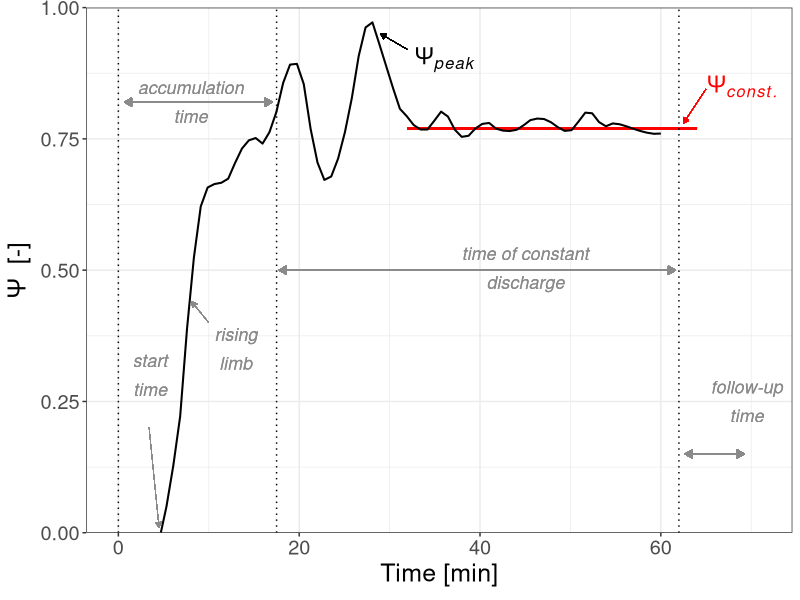

Source code (R):
library("tidyverse")

# ~~~~~~~~~~~~~~~~~~~~~~~~~~~~~~~~~~~~~~~~~~~~~~~~~~~~~~~~~~~~~~~~~~~~~~~~~~~~~~~~~~~~~~~~~~~~~~~~~
# Load data ----
# ~~~~~~~~~~~~~~~~~~~~~~~~~~~~~~~~~~~~~~~~~~~~~~~~~~~~~~~~~~~~~~~~~~~~~~~~~~~~~~~~~~~~~~~~~~~~~~~~~

dat <- read_csv("dat/interim/plt_irrigation_example.csv") 

# Basic line plot with points
p1 <- ggplot(data = dat, aes(x = t, y = AK, group = type)) +
  theme_bw() 
  p1 <- ggplot(data = dat, aes(x = t, y = AK, group = type)) +
  theme_bw() +
  theme(
    text = element_text(size = 18),
    legend.position = "none",
    axis.title.y.right = element_text(color = "blue"),
    axis.text.y.right = element_text(color = "blue"),
    axis.line.y.right = element_line(color = "blue"),
    axis.ticks.y.right = element_line(color = "blue")
  ) +
  xlab(expression(Time ~ "[min]")) +
  ylab(expression(Psi ~ " [-]")) +
  scale_y_continuous(expand = c(0, 0)) +
  coord_cartesian(xlim = c(0, 71), ylim = c(0, 1)) +
    geom_segment(aes(x = 32, xend = 64, y = 0.77, yend = 0.77), linetype = "solid", color = "red", size = 0.7) +
  geom_smooth(aes(color = type, size = type, linetype = type), method = "loess", se = FALSE, span = 0.15) +
  scale_linetype_manual(values = c("solid", "solid", "dashed")) +
  scale_color_manual(values = c("black", "blue", "royalblue1")) +
  scale_size_manual(values = c(0.7, 0.7, 0.7)) +
  geom_vline(xintercept = 0, linetype = "dotted", color = "black", size = 0.5) +
  geom_vline(xintercept = 17.5, linetype = "dotted", color = "black", size = 0.5) +
  geom_vline(xintercept = 62, linetype = "dotted", color = "black", size = 0.5) +
  geom_segment(aes(x = 32, y = 0.92, xend = 29, yend = 0.95), size = 0.2, arrow = arrow(length = unit(1.5, "mm"), type = "closed")) +
  annotate("text", x = 36, y = 0.90, label = expression(Psi[italic(peak)]), size = 6) +
  geom_segment(aes(x = 65, y = 0.845, xend = 62.5, yend = 0.78), size = 0.2, color = "red", arrow = arrow(length = unit(1.5, "mm"), type = "closed")) +
  annotate("text", x = 69, y = 0.85, label = expression(Psi[italic(const.)]), size = 6, color = "red") +
  #geom_segment(aes(x = 0.7, y = 0.2, xend = 6.1, yend = 0.2), size = 0.4, color = "grey54", arrow = arrow(length = unit(2, "mm"), ends = "both", type = "closed")) +
  geom_segment(aes(x = 3.4, y = 0.20, xend = 4.5, yend = 0.01), size = 0.2, color = "grey54", arrow = arrow(length = unit(1.5, "mm"), type = "closed"))+
  annotate("text", x = 3.5, y = 0.30, label = bquote(italic(atop("start", "time"))), size = 4.5, color = "grey54") +
  geom_segment(aes(x = 0.7, y = 0.82, xend = 17, yend = 0.82), size = 0.4, color = "grey54", arrow = arrow(length = unit(2, "mm"), ends = "both", type = "closed")) +
  annotate("text", x = 8, y = 0.82, label = bquote(italic(atop("accumulation", "time"))), size = 4.5, color = "grey54") +
    geom_segment(aes(x = 17.8, y = 0.5, xend = 61.6, yend = 0.5), size = 0.4, color = "grey54", arrow = arrow(length = unit(2, "mm"), ends = "both", type = "closed")) +
    annotate("text", x = 45, y = 0.5, label = bquote(italic(atop("time of constant", "discharge"))), size = 4.5, color = "grey54") +
  geom_segment(aes(x = 62.7, y = 0.15, xend = 69.2, yend = 0.15), size = 0.4, color = "grey54", arrow = arrow(length = unit(2, "mm"), ends = "both", type = "closed")) +
  annotate("text", x = 69.5, y = 0.25, label = bquote(italic(atop("follow-up", "time"))), size = 4.5, color = "grey54") +
  annotate("text", x = 13, y = 0.35, label = bquote(italic(atop("rising", "limb"))), size = 4.5, color = "grey54") +
  geom_segment(aes(x = 10, y = 0.4, xend = 8.1, yend = 0.44), size = 0.2, color = "grey54", arrow = arrow(length = unit(1.5, "mm"), type = "closed"))
ggsave("plt/fig_3.png", p1, device = png, height = 10, width = 19, dpi = 300, units = "cm")
#p1